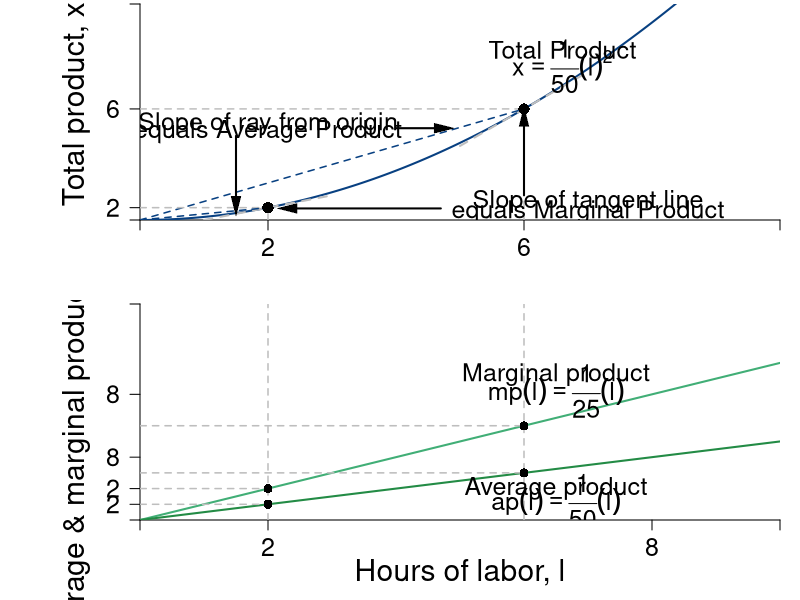

The R source for this figure:
require(shape)
pdf(file = "specprodexch/production_irs_stacked.pdf", width = 9, height = 12)

#Set parameters for graphics
axislabelsize <- 1.8
labelsize <- 1.5
namesize <- 1.8
annotatesize <- 1.5
graphlinewidth <- 2
segmentlinewidth <- 1.5

COL <- c("#7fc97f", "#beaed4", "#fdc086", "#ffff99", "#386cb0", "#f0027f", "#bf5b17", "#666666")
COLA <- c("#99d8c9","#66c2a4","#41ae76", "#238b45", "#005824")
COLB <- c("#4eb3d3", "#2b8cbe", "#0868ac","#084081")

#Edited the margins to cater for the larger LHS labels
par(mar =  c(4, 7, 0.2, 1), mfrow = c(2, 1))


prodFn <- function(l, alpha = 2, k = 0.02) {
  k*l^alpha
}

MprodFn <- function(l, alpha = 2, k = 0.02) {
  k*alpha*l^(alpha - 1)
}

AprodFn <- function(l, alpha = 2, k = 0.02) {
  k*l^(alpha - 1)
}

Mpline <- function(l, constant = 0.3181472, slope = 0.125){
  constant + slope*l
}

xlims <- c(0, 10)
ylims <- c(0, 1.4)

npts <- 501 
x <- seq(xlims[1], xlims[2], length.out = npts)
y <- seq(ylims[1], ylims[2], length.out = npts) 
a <- c(13, 15, 17)

plot(0, 0, xlim = xlims, ylim = ylims, type = "n",
     xlab = expression(paste("")),
     ylab = expression(paste("")), 
     xaxt = "n", 
     yaxt = "n", 
     cex.lab = axislabelsize, 
     bty = "n",
     xaxs="i", 
     yaxs="i")

# ticksy <- seq(from = 0, to = ylims[2], by = 0.25)
# ylabels <- seq(from = 0, to = ylims[2], by = 0.25)
# ticksx <- seq(from = 0, to = xlims[2], by = 1)
# xlabels <- seq(from = 0, to = xlims[2], by = 1)
ticksy <- c(0, prodFn(l = 2, k = 0.02, alpha = 2), prodFn(l = 6, k = 0.02, alpha = 2), ylims[2])
ylabels <- c(NA, expression(paste(2)), expression(paste(6)), NA)
ticksx <- c(0, 2, 6, xlims[2])
xlabels <- c(NA, 2, 6, NA)

axis(1, at = ticksx, pos = 0, labels = xlabels, cex.axis = labelsize)
axis(2, at = ticksy, pos = 0, labels = ylabels, las = 1, cex.axis = labelsize)

npts <- 500 
xx1 <- seq(xlims[1], xlims[2], length.out = npts)

xx3 <- seq(1, 3, length.out = npts)
xx4 <- seq(5, 7, length.out = npts)

lines(xx1, prodFn(xx1, alpha = 2, k = 0.02), col = COLB[4], lwd = graphlinewidth)
#lines(xx1, MprodFn(xx1, alpha = 2, k = 0.02), col = COLA[1], lwd = graphlinewidth)
#lines(xx1, AprodFn(xx1, alpha = 2, k = 0.02), col = COLA[2], lwd = graphlinewidth)
lines(xx3, Mpline(xx3, constant = prodFn(l = 2, k = 0.02, alpha = 2) - 2*MprodFn(l = 2, k = 0.02, alpha = 2), slope = MprodFn(l = 2, k = 0.02, alpha = 2)), col = "gray", lty = 2, lwd = graphlinewidth)
lines(xx4, Mpline(xx4, constant = prodFn(l = 6, k = 0.02, alpha = 2) - 6*MprodFn(l = 6, k = 0.02, alpha = 2), slope = MprodFn(l = 6, k = 0.02)), col = "gray", lty = 2, lwd = graphlinewidth)

#Axis Labels
#mtext(expression(paste("Hours of labor, ", l)), side = 1, line = 2.5, cex = axislabelsize)
text(-1, 0.75, expression(paste("Total product, ", x)), xpd = TRUE, cex = axislabelsize, srt = 90) 

segments(0, prodFn(l = 6, k = 0.02, alpha = 2), 6, prodFn(l = 6, k = 0.02, alpha = 2), lty = 2, col = "gray" , lwd = segmentlinewidth)
segments(6, 0, 6, prodFn(l = 6, k = 0.02, alpha = 2), lty = 2, col = "gray" , lwd = segmentlinewidth)
segments(0, 0, 6, prodFn(l = 6, k = 0.02, alpha = 2), lty = 2, col = COLB[4] , lwd = segmentlinewidth)
points(6, prodFn(l = 6, k = 0.02), pch = 16, col = "black", cex = 1.5)

segments(0, prodFn(l = 2, k = 0.02, alpha = 2), 2, prodFn(l = 2, k = 0.02, alpha = 2), lty = 2, col = "gray" , lwd = segmentlinewidth)
segments(2, 0, 2, prodFn(l = 2, k = 0.02, alpha = 2), lty = 2, col = "gray" , lwd = segmentlinewidth)
segments(0, 0, 2, prodFn(l = 2, k = 0.02, alpha = 2), lty = 2, col = COLB[4] , lwd = segmentlinewidth)
points(2, prodFn(l = 2, k = 0.02, alpha = 2), pch = 16, col = "black", cex = 1.5)


#Label the iso-welfare functions for the HG, Aisha
text(6.6, 1.1, expression(paste("Total Product")), cex = annotatesize)
text(6.6, 1, expression(x == frac(1,50)*(l)^2), cex = annotatesize)


#Marginal Product
text(7, 0.12, expression(paste("Slope of tangent line")), cex = labelsize)
text(7, 0.05, expression(paste("equals Marginal Product")), cex = labelsize)
Arrows(4.7, 0.075, 2.3, 0.075, col = "black", lty = 1, lwd = 2, arr.type = "triangle", arr.lwd = 0.5)
Arrows(6, 0.16, 6, 0.67, col = "black", lty = 1, lwd = 2, arr.type = "triangle", arr.lwd = 0.5)

#Average Product
text(2, prodFn(l = 6, k = 0.02, alpha = 2) - 0.1, expression(paste("Slope of ray from origin")), cex = labelsize)
text(2, prodFn(l = 6, k = 0.02, alpha = 2) - 0.15, expression(paste("equals Average Product")), cex = labelsize)
Arrows(1.5, prodFn(l = 6, k = 0.02, alpha = 2) - 0.175, 1.5, prodFn(l = 2, k = 0.02, alpha = 2) + 0.01 , col = "black", lty = 1, lwd = 2, arr.type = "triangle", arr.lwd = 0.5)
Arrows(4, prodFn(l = 6, k = 0.02, alpha = 2) - 0.125, 4.75, prodFn(l = 6, k = 0.02, alpha = 2) - 0.125, col = "black", lty = 1, lwd = 2, arr.type = "triangle", arr.lwd = 0.5)

prodFn <- function(l, alpha = 2, k = 0.02) {
  k*l^alpha
}

MprodFn <- function(l, alpha = 2, k = 0.02) {
  k*alpha*l^(alpha - 1)
}

AprodFn <- function(l, alpha = 2, k = 0.02) {
  k*l^(alpha - 1)
}

Mpline <- function(l, constant = 0.3181472, slope = 0.125){
  constant + slope*l
}

xlims <- c(0, 10)
ylims <- c(0, 0.55)

npts <- 501 
x <- seq(xlims[1], xlims[2], length.out = npts)
y <- seq(ylims[1], ylims[2], length.out = npts) 
a <- c(13, 15, 17)

plot(0, 0, xlim = xlims, ylim = ylims, type = "n",
     xlab = expression(paste("")),
     ylab = expression(paste("")), 
     xaxt = "n", 
     yaxt = "n", 
     bty = "n",
     xaxs = "i", 
     yaxs = "i")


ticksy <- c(0, AprodFn(l = 2, k = 0.02, alpha = 2), MprodFn(l = 2, k = 0.02, alpha = 2), AprodFn(l = 8, k = 0.02, alpha = 2), MprodFn(l = 8, k = 0.02, alpha = 2), ylims[2])
ylabels <- c(NA, expression(paste(2)), expression(paste(2)), expression(paste(8)), expression(paste(8)), NA)
ticksx <- c(0, 2, 8, xlims[2])
xlabels <- c(NA, 2, 8, NA)

axis(1, at = ticksx, pos = 0, labels = xlabels, cex.axis = labelsize)
axis(2, at = ticksy, pos = 0, labels = ylabels, las = 1, cex.axis = labelsize)

npts <- 500 
xx1 <- seq(xlims[1], xlims[2], length.out = npts)

xx3 <- seq(1, 3, length.out = npts)
xx4 <- seq(5, 7, length.out = npts)

lines(xx1, MprodFn(xx1, alpha = 2, k = 0.02), col = COLA[3], lwd = graphlinewidth)
lines(xx1, AprodFn(xx1, alpha = 2, k = 0.02), col = COLA[4], lwd = graphlinewidth)

#Axis Labels
mtext(expression(paste("Hours of labor, ", l)), side = 1, line = 2.5, cex = axislabelsize)
text(-1, 0.5*ylims[2], expression(paste("Average & marginal product, ", list(ap,mp) )), xpd = TRUE, cex = axislabelsize, srt = 90) 

#Margin
segments(6, 0, 6, ylims[2], lty = 2, col = "gray" , lwd = segmentlinewidth)
segments(0, MprodFn(l = 6, k = 0.02), 6, MprodFn(l = 6, k = 0.02), lty = 2, col = "gray" , lwd = segmentlinewidth)
segments(0, AprodFn(l = 6, k = 0.02), 6, AprodFn(l = 6, k = 0.02), lty = 2, col = "gray" , lwd = segmentlinewidth)
points(6, MprodFn(l = 6, k = 0.02), pch = 16, col = "black", cex = 1.2)
points(6, AprodFn(l = 6, k = 0.02), pch = 16, col = "black", cex = 1.2)
segments(2, 0, 2, ylims[2], lty = 2, col = "gray" , lwd = segmentlinewidth)
segments(0, MprodFn(l = 2, k = 0.02), 2, MprodFn(l = 2, k = 0.02), lty = 2, col = "gray" , lwd = segmentlinewidth)
segments(0, AprodFn(l = 2, k = 0.02), 2, AprodFn(l = 2, k = 0.02), lty = 2, col = "gray" , lwd = segmentlinewidth)
points(2, MprodFn(l = 2, k = 0.02), pch = 16, col = "black", cex = 1.2)
points(2, AprodFn(l = 2, k = 0.02), pch = 16, col = "black", cex = 1.2)


text(6.2, 1.1, expression(paste("Total product")))
text(6.2, 1, expression(x == frac(1,50)*(l)^2))


#Marginal Product
#text(6, 0.1, expression(paste("Slope of tangent line")))
text(6.5, MprodFn(l = 6.5, k = 0.02, alpha = 2) + 0.11, expression(paste("Marginal product")), cex = labelsize)
text(6.5, MprodFn(l = 6.5, k = 0.02, alpha = 2) + 0.07, expression(paste(mp(l) == frac(1,25)*(l) )), cex = labelsize)

#Average Product
text(6.5, AprodFn(l = 6.5, k = 0.02, alpha = 2) - 0.05, expression(paste("Average product")), cex = labelsize)
text(6.5, AprodFn(l = 6.5, k = 0.02, alpha = 2) - 0.08, expression(paste(ap(l) == frac(1,50)*(l) )), cex = labelsize)




dev.off()
